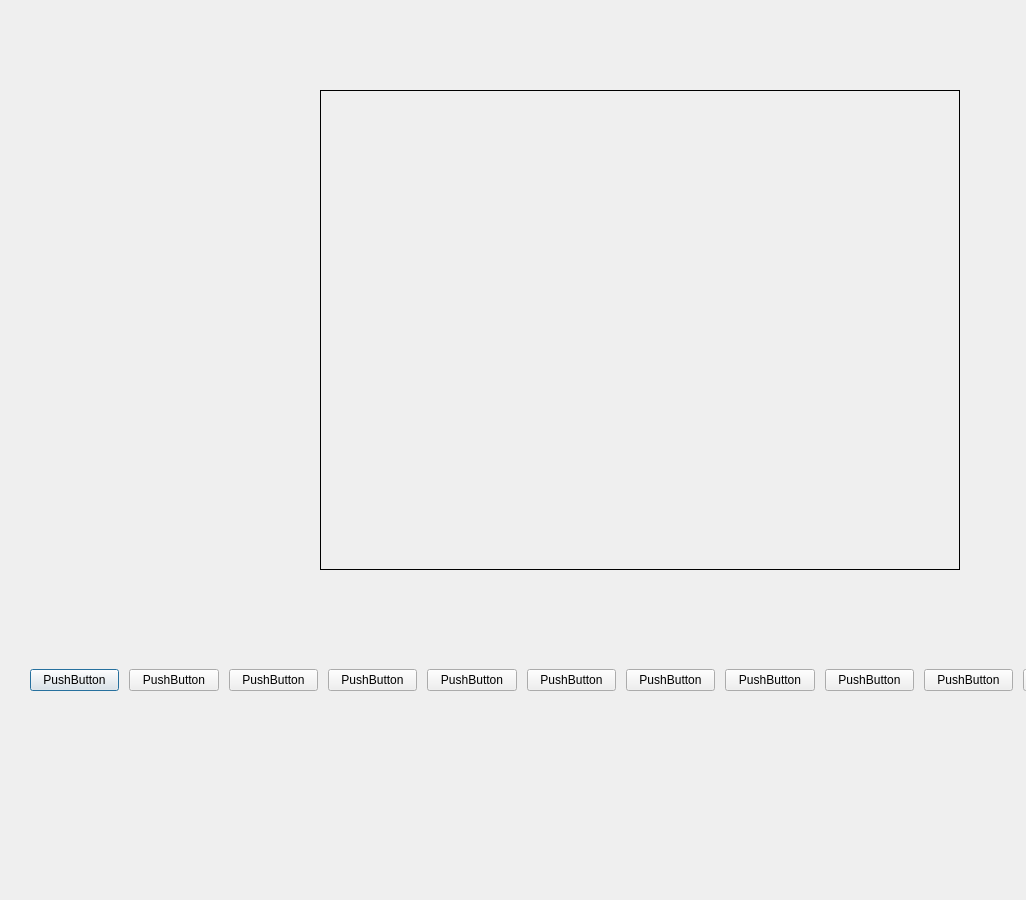
<?xml version="1.0" encoding="UTF-8"?>
<ui version="4.0">
 <class>Dialog</class>
 <widget class="QDialog" name="Dialog">
  <property name="geometry">
   <rect>
    <x>0</x>
    <y>0</y>
    <width>1026</width>
    <height>900</height>
   </rect>
  </property>
  <property name="windowTitle">
   <string>Dialog</string>
  </property>
  <widget class="QLabel" name="imgLabel">
   <property name="geometry">
    <rect>
     <x>320</x>
     <y>90</y>
     <width>640</width>
     <height>480</height>
    </rect>
   </property>
   <property name="frameShape">
    <enum>QFrame::Box</enum>
   </property>
   <property name="text">
    <string/>
   </property>
  </widget>
  <widget class="QWidget" name="layoutWidget">
   <property name="geometry">
    <rect>
     <x>30</x>
     <y>620</y>
     <width>1182</width>
     <height>121</height>
    </rect>
   </property>
   <layout class="QHBoxLayout" name="horizontalLayout" stretch="0,0,0,0,0,0,0,0,0,0,0,0">
    <property name="spacing">
     <number>10</number>
    </property>
    <property name="leftMargin">
     <number>0</number>
    </property>
    <item>
     <widget class="QPushButton" name="pushButton">
      <property name="styleSheet">
       <string notr="true">image: url(:/newPrefix/650001485_CT_01.jpg);
</string>
      </property>
      <property name="text">
       <string>PushButton</string>
      </property>
     </widget>
    </item>
    <item>
     <widget class="QPushButton" name="pushButton_2">
      <property name="styleSheet">
       <string notr="true">&lt;resource type=&quot;image&quot; file=&quot;:/newPrefix/650001486_CT_01.jpg&quot;/&gt;
</string>
      </property>
      <property name="text">
       <string>PushButton</string>
      </property>
     </widget>
    </item>
    <item>
     <widget class="QPushButton" name="pushButton_4">
      <property name="styleSheet">
       <string notr="true">&lt;resource type=&quot;image&quot; file=&quot;:/newPrefix/650001487_CT_01.jpg&quot;/&gt;
</string>
      </property>
      <property name="text">
       <string>PushButton</string>
      </property>
     </widget>
    </item>
    <item>
     <widget class="QPushButton" name="pushButton_5">
      <property name="styleSheet">
       <string notr="true">&lt;resource type=&quot;image&quot; file=&quot;:/newPrefix/650001488_CT_01.jpg&quot;/&gt;
</string>
      </property>
      <property name="text">
       <string>PushButton</string>
      </property>
     </widget>
    </item>
    <item>
     <widget class="QPushButton" name="pushButton_6">
      <property name="styleSheet">
       <string notr="true">&lt;resource type=&quot;image&quot; file=&quot;:/newPrefix/650001489_CT_01.jpg&quot;/&gt;
</string>
      </property>
      <property name="text">
       <string>PushButton</string>
      </property>
     </widget>
    </item>
    <item>
     <widget class="QPushButton" name="pushButton_7">
      <property name="styleSheet">
       <string notr="true">&lt;resource type=&quot;image&quot; file=&quot;:/newPrefix/650001490_CT_01.jpg&quot;/&gt;
</string>
      </property>
      <property name="text">
       <string>PushButton</string>
      </property>
     </widget>
    </item>
    <item>
     <widget class="QPushButton" name="pushButton_8">
      <property name="styleSheet">
       <string notr="true">&lt;resource type=&quot;image&quot; file=&quot;:/newPrefix/650001491_CT_01.jpg&quot;/&gt;
</string>
      </property>
      <property name="text">
       <string>PushButton</string>
      </property>
     </widget>
    </item>
    <item>
     <widget class="QPushButton" name="pushButton_3">
      <property name="styleSheet">
       <string notr="true">&lt;resource type=&quot;image&quot; file=&quot;:/newPrefix/650001492_CT_01.jpg&quot;/&gt;
</string>
      </property>
      <property name="text">
       <string>PushButton</string>
      </property>
     </widget>
    </item>
    <item>
     <widget class="QPushButton" name="pushButton_9">
      <property name="styleSheet">
       <string notr="true">&lt;resource type=&quot;image&quot; file=&quot;:/newPrefix/650001493_CT_01.jpg&quot;/&gt;
</string>
      </property>
      <property name="text">
       <string>PushButton</string>
      </property>
     </widget>
    </item>
    <item>
     <widget class="QPushButton" name="pushButton_10">
      <property name="styleSheet">
       <string notr="true">&lt;resource type=&quot;image&quot; file=&quot;:/newPrefix/650001494_CT_01.jpg&quot;/&gt;
</string>
      </property>
      <property name="text">
       <string>PushButton</string>
      </property>
     </widget>
    </item>
    <item>
     <widget class="QPushButton" name="pushButton_11">
      <property name="styleSheet">
       <string notr="true">&lt;resource type=&quot;image&quot; file=&quot;:/newPrefix/650001495_CT_01.jpg&quot;/&gt;
</string>
      </property>
      <property name="text">
       <string>PushButton</string>
      </property>
     </widget>
    </item>
    <item>
     <widget class="QPushButton" name="pushButton_12">
      <property name="styleSheet">
       <string notr="true">&lt;resource type=&quot;image&quot; file=&quot;:/newPrefix/650001496_CT_01.jpg&quot;/&gt;
</string>
      </property>
      <property name="text">
       <string>PushButton</string>
      </property>
     </widget>
    </item>
   </layout>
  </widget>
 </widget>
 <resources>
  <include location="../../Desktop/imgBtn/image/test.qrc"/>
 </resources>
 <connections/>
</ui>
